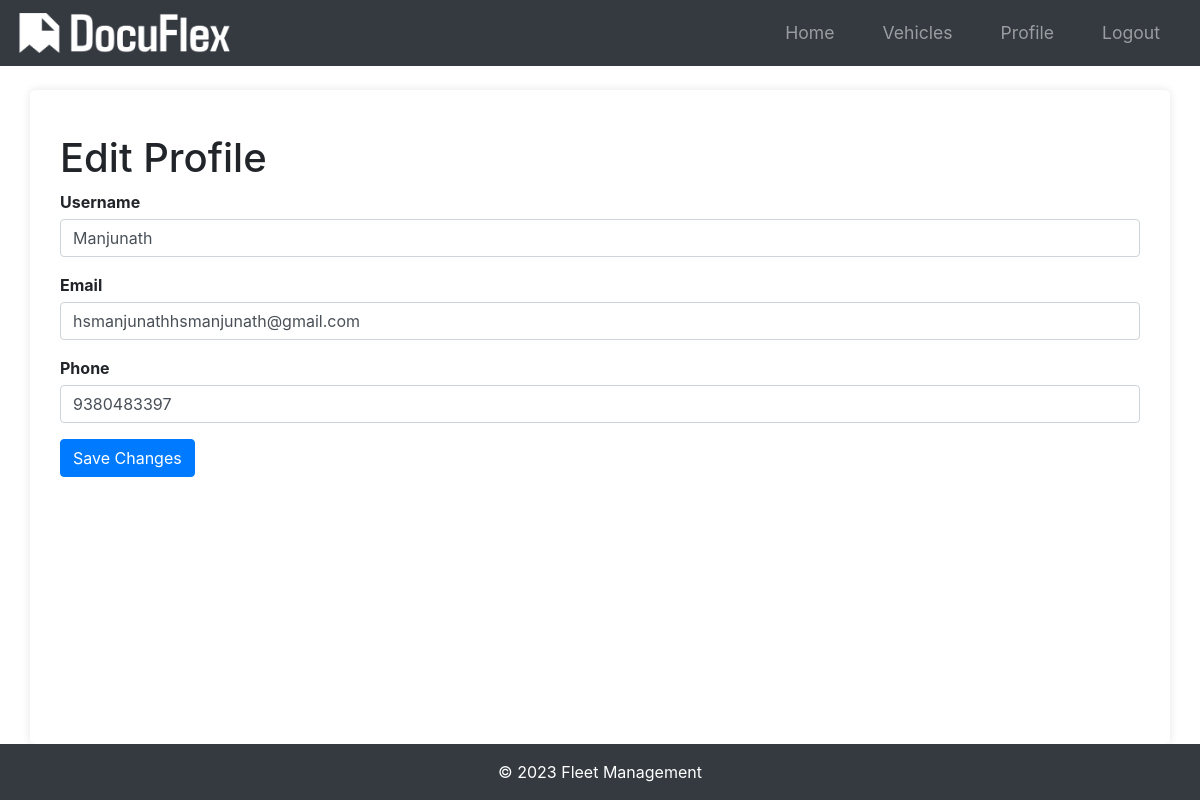
The app's page /profile/edit (signed in) with its own data.
### app/models.py (models this page shows)
class User(db.Model, UserMixin):
    id = db.Column(db.Integer, primary_key=True)
    username = db.Column(db.String(20), unique=True, nullable=False)
    email = db.Column(db.String(120), unique=True, nullable=False)
    phone = db.Column(db.String(20), nullable=True)  # Add phone field
    image_file = db.Column(db.String(20), nullable=False, default="default.jpg")
    password = db.Column(db.String(60), nullable=False)
    vehicles = db.relationship("Vehicle", backref="owner", lazy=True)
    compliance_alerts = db.relationship('ComplianceAlert', backref='user', lazy=True)

### app/routes.py (the view)
@main.route("/profile/edit", methods=["GET", "POST"])
@login_required
def edit_profile():
    form = ProfileForm()
    if form.validate_on_submit():
        print("Form validated")
        print(f"Username: {form.username.data} Email: {form.email.data} Phone: {form.phone.data}")
        current_user.username = form.username.data
        current_user.email = form.email.data
        new_phone = f"+91{form.phone.data}"
        if new_phone != current_user.phone:
            print(f"Phone number changed from {current_user.phone} to {new_phone}")
            session['new_phone'] = new_phone
            otp = random.randint(100000, 999999)
            session["otp"] = otp
            send_sms(new_phone, f"Your OTP code is {otp}")
            flash("An OTP has been sent to your new phone number. Please verify to complete the change.", "info")
            return redirect(url_for('main.verify_phone_change_otp'))
        try:
            db.session.commit()
            flash("Your profile has been updated!", "success")
            print("Profile updated successfully")
        except Exception as e:
            db.session.rollback()
            flash("An error occurred while updating your profile. Please try again.", "danger")
            print(f"Error updating profile: {e}")
        return redirect(url_for('main.profile'))
    elif request.method == 'GET':
        form.username.data = current_user.username
        form.email.data = current_user.email
        form.phone.data = current_user.phone[3:] if current_user.phone.startswith('+91') else current_user.phone
    print(f"GET username: {form.username.data} Email: {form.email.data} Phone: {form.phone.data}")
    return render_template('edit_profile.html', form=form)

### app/forms.py (shortened to what this page needs)
class ProfileForm(FlaskForm):
    username = StringField("Username", validators=[DataRequired()])
    email = StringField("Email", validators=[DataRequired(), Email()])
    phone = StringField(
        "Phone",
        validators=[
            DataRequired(),
            Regexp(r"^\d{10}$", message="Invalid phone number. Must be 10 digits.")
        ]
    )
    submit = SubmitField("Save Changes")

### app/__init__.py (called while the page is built)
def create_app(config_class=Config):
    app = Flask(__name__)
    app.config.from_object(config_class)
    db.init_app(app)
    bcrypt.init_app(app)
    login_manager.init_app(app)
    mail.init_app(app)
    migrate.init_app(app, db)
    login_manager.login_view = "main.login"
    login_manager.login_message_category = "info"
    from app.models import User
    @login_manager.user_loader
    def load_user(user_id):
        return User.query.get(int(user_id))
    from app.routes import main as main_blueprint
    app.register_blueprint(main_blueprint)
    scheduler = BackgroundScheduler()
    scheduler.add_job(check_document_expirations, "interval", hours=24)
    scheduler.start()
    return app

### app/templates/edit_profile.html (shortened to what this page needs)
{% extends "base.html" %}
{% block content %}
<div class="container">
    <h1 class="mt-4">Edit Profile</h1>
    <form method="POST">
        <div class="mb-3">
            {{ form.username.label(class="form-label") }}
            {{ form.username(class="form-control") }}
        </div>
        <div class="mb-3">
            {{ form.email.label(class="form-label") }}
            {{ form.email(class="form-control") }}
        </div>
        <div class="mb-3">
            {{ form.phone.label(class="form-label") }}
            {{ form.phone(class="form-control") }}
        </div>
        <button type="submit" class="btn btn-primary">Save Changes</button>
    </form>
</div>
{% endblock %}

### app/static/styles.css (style rules this page uses)
body { font-family: Arial, sans-serif; margin: 0; padding: 0; background-color: #f4f4f4; }
.container { width: 80%; margin: 0 auto; }
.form-label { font-weight: bold; display: block; margin-bottom: 5px; }
.form-control { width: 100%; padding: 10px; border: 1px solid #ccc; border-radius: 5px; box-sizing: border-box; }
.btn-primary { display: inline-block; background-color: #5cb85c; color: #fff; padding: 10px 20px; border: none; border-radius: 5px; cursor: pointer; text-decoration: none; }
body { font-family: Arial, sans-serif; margin: 0; padding: 0; }
.form-control { width: 100%; padding: 0.5rem; border: 1px solid #ccc; border-radius: 4px; }
.btn-primary { display: inline-block; padding: 0.75rem 1.25rem; border: none; border-radius: 4px; background-color: #007bff; color: #fff; text-align: center; cursor: pointer; }

### app/templates/base.html (style rules this page uses)
html, body { height: 100%; margin: 0; display: flex; flex-direction: column; }
.container { flex: 1; }

### records on screen
User: username "Manjunath", email "hsmanjunathhsmanjunath@gmail.com", phone "9380483397"
